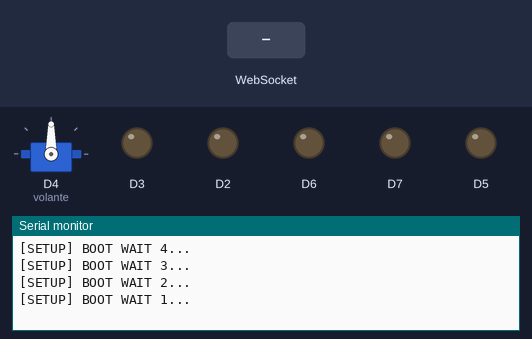
Simulated run of this sketch. Board: ESP8266 (NodeMCU). Parts: servo, output pins drawn as LEDs (lit = HIGH), the last lines printed to the serial monitor. The inputs (shaded band) are chosen by the test bench. WiFi joins after 1.5 s; servers stay silent unless stated.

Above: at 6.7 s.
6.8 s: WebSocket text "enviarDatosalMCU" received
At 8.0 s:
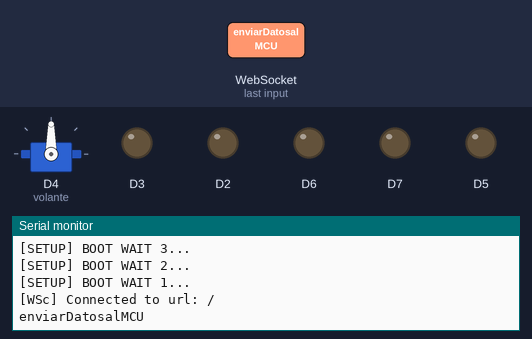
8.3 s: WebSocket text "encenderLED" received
At 9.5 s:
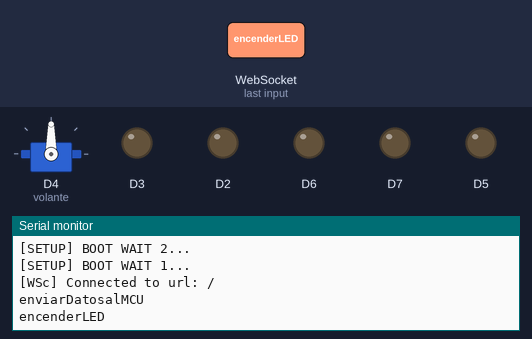
9.8 s: WebSocket text "apagarLED" received
At 10.6 s:
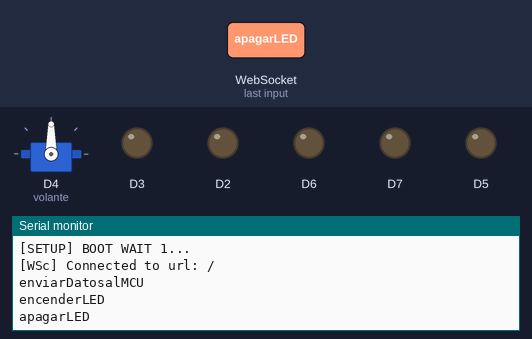
Timing chart, 0 to 12.8 s (numbered marks = the images above; inputs shaded):
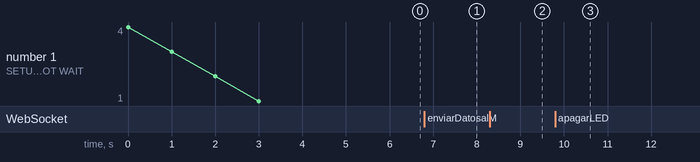

Measured:
- after the input at 6.8 s, the serial monitor: prints a new line at once (image 1)
- after the input at 8.3 s, the serial monitor: prints a new line at once (image 2)
- after the input at 9.8 s, the serial monitor: prints a new line at once (image 3)

The sketch:

sketch_nov10a_esp8266_websocket.ino
```cpp
/*
 *  Placa a seleccionar:
 *  NodeMCU 1.0 (ESP-12E Module)
*/

/*
 * D7 => Encender/Apagar/LED
 * D6 => Motor adelante
 * D5 => Motor Atras
 * D4 => Servomotor
 * D3 => Senialero izquierda
 * D2 => Senialero derecha
*/

#include <Servo.h>

Servo volante;
int grados_volante = 90;
int cuantos_grados = 18;

#include <Arduino.h>
#include <ESP8266WiFi.h>
#include <ESP8266WiFiMulti.h>
#include <WebSocketsClient.h>
#include <Hash.h>

ESP8266WiFiMulti WiFiMulti;
WebSocketsClient webSocket;

#define USE_SERIAL Serial

#define MESSAGE_INTERVAL 30000
#define HEARTBEAT_INTERVAL 25000

uint64_t messageTimestamp = 0;
uint64_t heartbeatTimestamp = 0;
bool isConnected = false;

// Servidor
const char* servidor = "192.168.200.87";
int puerto = 3000;

// Red
const char* red = "TIP_ESTUDIANTES2";
const char* pass = "ESTUDIANTES";

void webSocketEvent(WStype_t type, uint8_t * payload, size_t length) {

  switch (type) {

    case WStype_DISCONNECTED:
      USE_SERIAL.printf("[WSc] Disconnected!\n");
      isConnected = false;
    break;

    case WStype_CONNECTED: {
      USE_SERIAL.printf("[WSc] Connected to url: %s\n",  payload);
      isConnected = true;
      webSocket.sendTXT("5");
    }

    break;

    case WStype_TEXT: USE_SERIAL.printf("%s\n", payload);

      int i = 2;
      uint8_t b = payload[i];
      char c;
      String txt = "";
      String parametro = "";
      bool delimitador = false;

      while (b != NULL) {

        b = payload[i];
        c = (char)b;

        if (c == '[') {
          // ToDo
        }
        if (c == ']') {
          // ToDo
        }
        if (c == '"') {
          // ToDo
        }

        else {

          if (c == ',') {

            delimitador = true;

          } else {

            if (delimitador && c!=']' && b != 0) {
              parametro = String(parametro + c);
            }

            if (!delimitador && c!='[') {
              txt = String(txt + c);
            }

          }

        }

        i++;

      }

      if (txt == "enviarDatosalMCU" && parametro == "encenderLED") {
        digitalWrite(D7, HIGH);
      }

      if (txt == "enviarDatosalMCU" && parametro == "apagarLED") {
        digitalWrite(D7, LOW);
      }

      if (txt == "enviarDatosalMCU" && parametro == "acelerarDron") {
        acelerar();
      }

      if (txt == "enviarDatosalMCU" && parametro == "retrocederDron") {
        retroceder();
      }

      if (txt == "enviarDatosalMCU" && parametro == "izquierdaDron") {
        izquierda();
      }

      if (txt == "enviarDatosalMCU" && parametro == "derechaDron") {
        derecha();
      }

      if (txt == "enviarDatosalMCU" && parametro == "frenarDron") {
        frenar();
      }

    break;

  }

}

String aux = "";

void setup() {

  USE_SERIAL.begin(115200);

  pinMode(D7, OUTPUT);
  pinMode(D6, OUTPUT);
  pinMode(D5, OUTPUT);
  pinMode(D3, OUTPUT);
  pinMode(D2, OUTPUT);

  volante.attach(D4);

  USE_SERIAL.setDebugOutput(true);

  USE_SERIAL.println();
  USE_SERIAL.println();
  USE_SERIAL.println();

  for (uint8_t t = 4; t > 0; t--) {
    USE_SERIAL.printf("[SETUP] BOOT WAIT %d...\n", t);
    USE_SERIAL.flush();
    delay(1000);
  }

  WiFiMulti.addAP(red, pass);

  while (WiFiMulti.run() != WL_CONNECTED) {
    delay(100);
  }

  webSocket.beginSocketIO(servidor, puerto);
  webSocket.onEvent(webSocketEvent);

  frenar();
  centro();

}

void loop() {

  webSocket.loop();

  if (isConnected) {
    // ToDo
  }

}

void acelerar() {
  digitalWrite(D6, HIGH);
  digitalWrite(D5, LOW);

}

void retroceder() {


  digitalWrite(D6, LOW);
  digitalWrite(D5, HIGH);


}

void frenar() {
  digitalWrite(D6, LOW);
  digitalWrite(D5, LOW);
}

void izquierda() {

  if ((grados_volante + cuantos_grados) <= 162) {
    grados_volante += cuantos_grados;
    delay(10);
  digitalWrite(D3, HIGH);
  delay(10);
  digitalWrite(D3, LOW);
  } else {
    grados_volante = 162;
  }

  volante.write(grados_volante);


}

void derecha() {

    if ((grados_volante - cuantos_grados) >= 18) {
      grados_volante -= cuantos_grados;
 delay(10);
  digitalWrite(D2, HIGH);
  delay(10);
  digitalWrite(D2, LOW);
    } else {
      grados_volante = 18;
    }

    volante.write(grados_volante);

}

void centro() {
  grados_volante = 90;
  volante.write(grados_volante);
}
```
